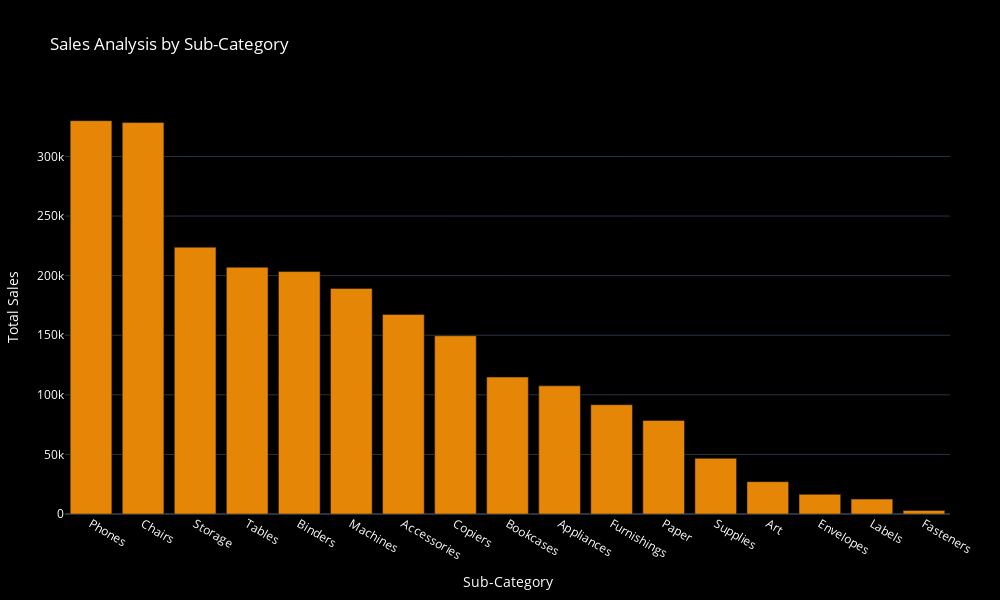

Notebook source saved alongside this figure:
### Code cell
fig = px.bar(sales_by_subcategory,
             x="Sub_Category",
             y="Sales",
             hover_data=['Percentage'],
             title="Sales Analysis by Sub-Category",
             color_discrete_sequence=px.colors.qualitative.Vivid,  # Vibrant colors for dark background
             template="plotly_dark",  # Dark template
             width=1000,
             height=600)

fig.update_layout(
    xaxis_title='Sub-Category',
    yaxis_title='Total Sales',
    plot_bgcolor='rgba(0,0,0,1)',  # Black plot background
    paper_bgcolor='rgba(0,0,0,1)',  # Black paper background
    margin=dict(l=50, r=50, t=100, b=50),
    font=dict(color='white')  # White font for dark background
)

### Figure 1 — Plotly figure (JSON) as saved in the notebook; plotly's stock layout.template omitted (floating-point values rounded to 4 significant figures)
{"data": [{"alignmentgroup": "True", "customdata": [[14.37], [14.3], [9.744], [9.009], [8.855], [8.238], [7.286], [6.509], [5.001], [4.681], [3.992], [3.416], [2.032], [1.181], [0.7172], [0.5435], [0.1317]], "hovertemplate": "Sub_Category=%{x}<br>Sales=%{y}<br>Percentage=%{customdata[0]}<extra></extra>", "legendgroup": "", "marker": {"color": "rgb(229, 134, 6)", "pattern": {"shape": ""}}, "name": "", "offsetgroup": "", "orientation": "v", "showlegend": false, "textposition": "auto", "type": "bar", "x": ["Phones", "Chairs", "Storage", "Tables", "Binders", "Machines", "Accessories", "Copiers", "Bookcases", "Appliances", "Furnishings", "Paper", "Supplies", "Art", "Envelopes", "Labels", "Fasteners"], "xaxis": "x", "y": [330000.0, 328400.0, 223800.0, 207000.0, 203400.0, 189200.0, 167400.0, 149500.0, 114900.0, 107500.0, 91710.0, 78480.0, 46670.0, 27120.0, 16480.0, 12490.0, 3024.0], "yaxis": "y"}], "layout": {"barmode": "relative", "font": {"color": "white"}, "height": 600, "legend": {"tracegroupgap": 0}, "margin": {"b": 50, "l": 50, "r": 50, "t": 100}, "paper_bgcolor": "rgba(0,0,0,1)", "plot_bgcolor": "rgba(0,0,0,1)", "title": {"text": "Sales Analysis by Sub-Category"}, "width": 1000, "xaxis": {"anchor": "y", "domain": [0, 1], "title": {"text": "Sub-Category"}}, "yaxis": {"anchor": "x", "domain": [0, 1], "title": {"text": "Total Sales"}}}}
